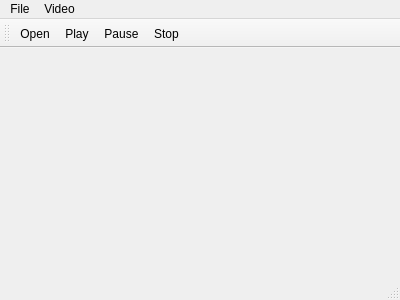
<?xml version="1.0" encoding="UTF-8"?>
<ui version="4.0">
 <class>MainWindow</class>
 <widget class="QMainWindow" name="MainWindow">
  <property name="geometry">
   <rect>
    <x>0</x>
    <y>0</y>
    <width>400</width>
    <height>300</height>
   </rect>
  </property>
  <property name="windowTitle">
   <string>DTSISPlayer</string>
  </property>
  <widget class="QWidget" name="centralWidget"/>
  <widget class="QMenuBar" name="menuBar">
   <property name="geometry">
    <rect>
     <x>0</x>
     <y>0</y>
     <width>400</width>
     <height>21</height>
    </rect>
   </property>
   <widget class="QMenu" name="menuFile">
    <property name="title">
     <string>File</string>
    </property>
    <addaction name="actionOpen"/>
   </widget>
   <widget class="QMenu" name="menuVideo">
    <property name="title">
     <string>Video</string>
    </property>
    <addaction name="actionPlay"/>
    <addaction name="actionPause"/>
    <addaction name="actionStop"/>
   </widget>
   <addaction name="menuFile"/>
   <addaction name="menuVideo"/>
  </widget>
  <widget class="QToolBar" name="mainToolBar">
   <attribute name="toolBarArea">
    <enum>TopToolBarArea</enum>
   </attribute>
   <attribute name="toolBarBreak">
    <bool>false</bool>
   </attribute>
   <addaction name="actionOpen"/>
   <addaction name="actionPlay"/>
   <addaction name="actionPause"/>
   <addaction name="actionStop"/>
  </widget>
  <widget class="QStatusBar" name="statusBar"/>
  <action name="actionOpen">
   <property name="icon">
    <iconset resource="resources.qrc">
     <normaloff>:/folder.png</normaloff>:/folder.png</iconset>
   </property>
   <property name="text">
    <string>Open </string>
   </property>
   <property name="toolTip">
    <string>Open A File </string>
   </property>
  </action>
  <action name="actionPause">
   <property name="icon">
    <iconset resource="resources.qrc">
     <normaloff>:/pause.png</normaloff>:/pause.png</iconset>
   </property>
   <property name="text">
    <string>Pause</string>
   </property>
  </action>
  <action name="actionStop">
   <property name="icon">
    <iconset resource="resources.qrc">
     <normaloff>:/stop.png</normaloff>:/stop.png</iconset>
   </property>
   <property name="text">
    <string>Stop</string>
   </property>
  </action>
  <action name="actionPlay">
   <property name="icon">
    <iconset resource="resources.qrc">
     <normaloff>:/play.png</normaloff>:/play.png</iconset>
   </property>
   <property name="text">
    <string>Play</string>
   </property>
  </action>
 </widget>
 <layoutdefault spacing="6" margin="11"/>
 <resources>
  <include location="resources.qrc"/>
 </resources>
 <connections/>
</ui>
